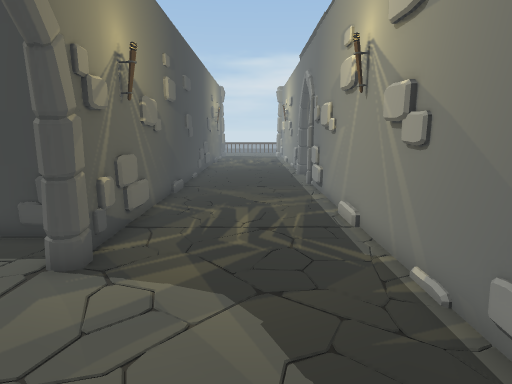
View 1 (above)

22 first-person views from a walk through a Unity game level. The camera is 1.4 m above the floor, tilts 10° down and sees 75° across. The floor is counted in squares, 0.5 m on a side. Each view is taken from the middle of a square. On the plan, view 1 faces up. The plan holds only what a view shows up to about 20 squares ahead; the rest is blank. The place goes on beyond the plan. The player character is not drawn. Some animated figures are not drawn. Door leaves are left out, so doorways stand open.

View 2
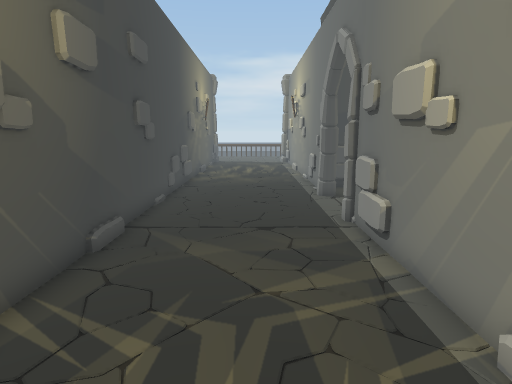

View 3
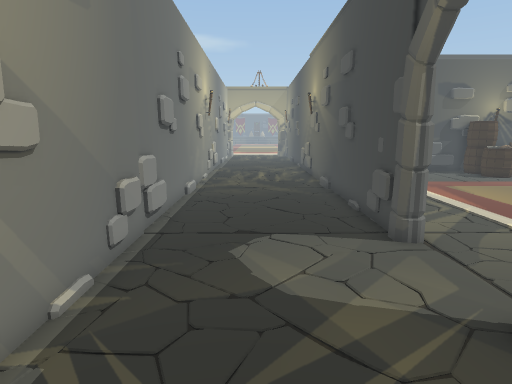

View 4
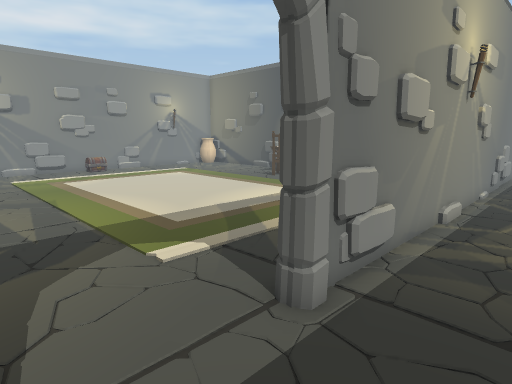

View 5
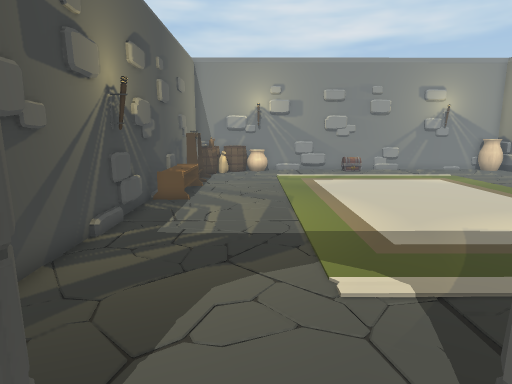

View 6
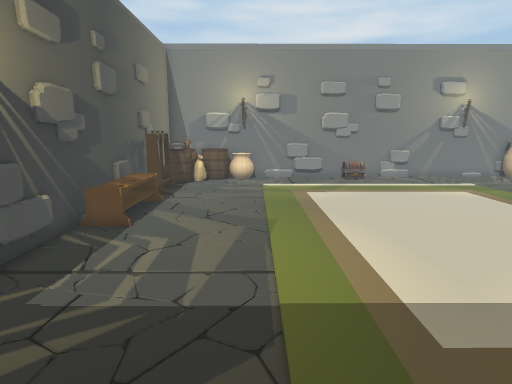

View 7
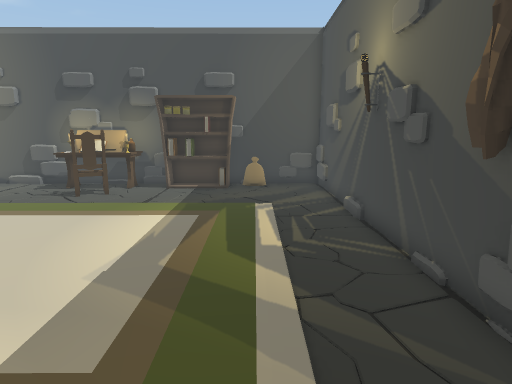

View 8
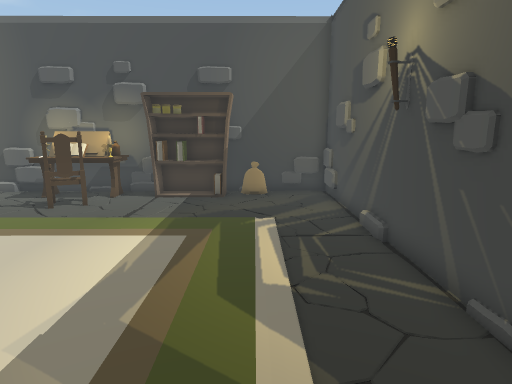

View 9
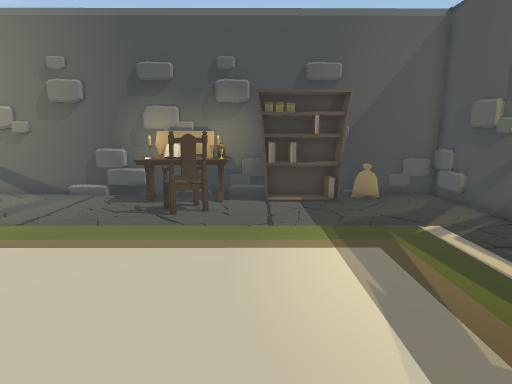

View 10
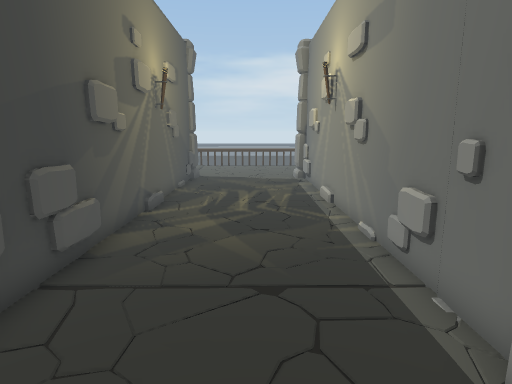

View 11
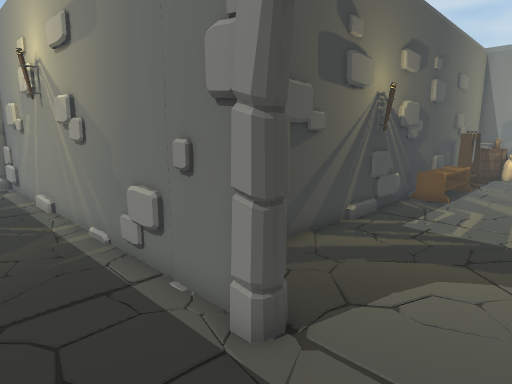

View 12
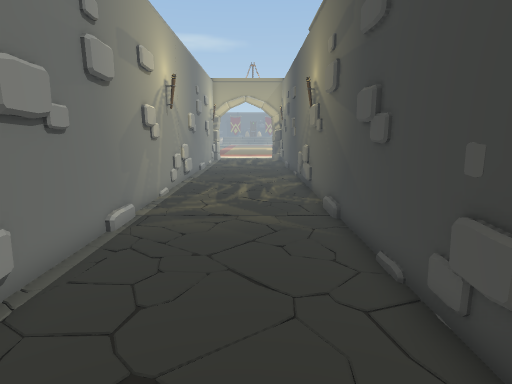

View 13
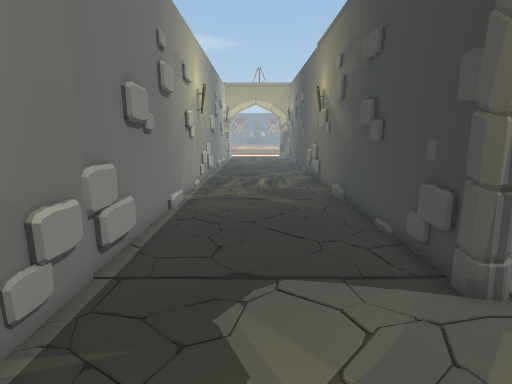

View 14
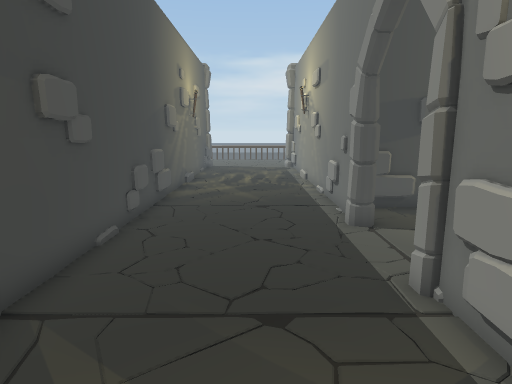

View 15
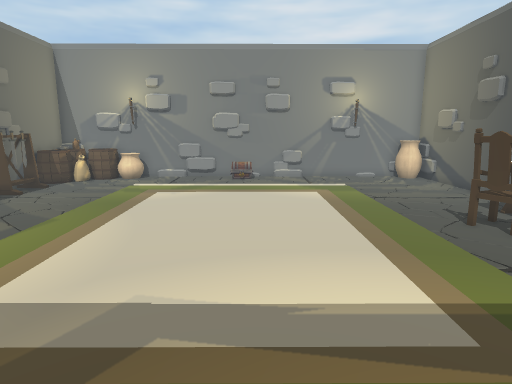

View 16
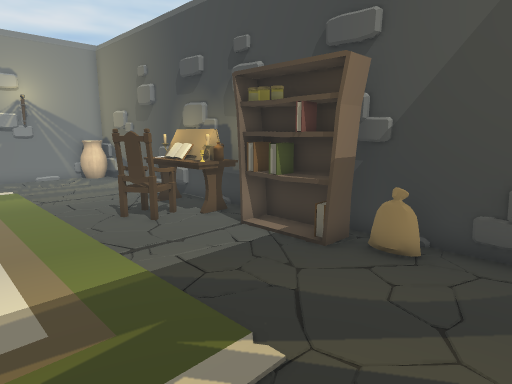

View 17
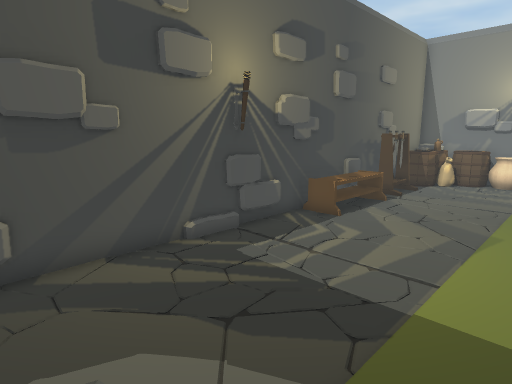

View 18
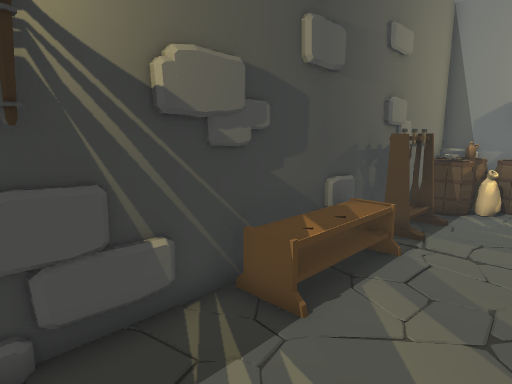

View 19
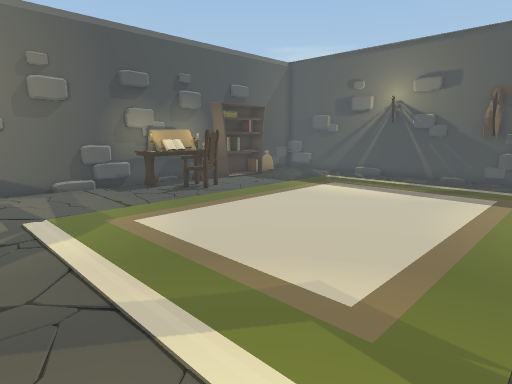

View 20
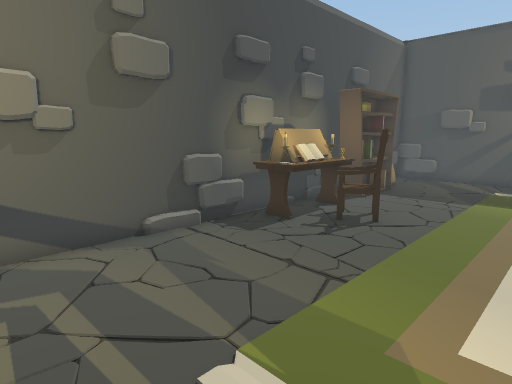

View 21
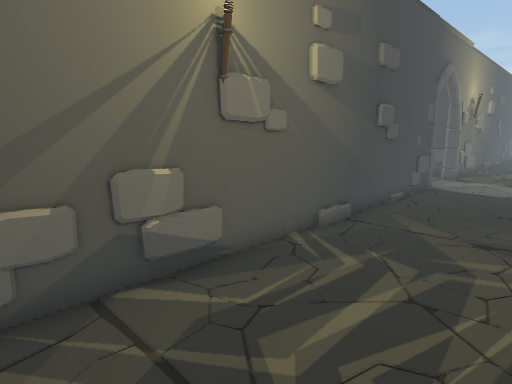

View 22
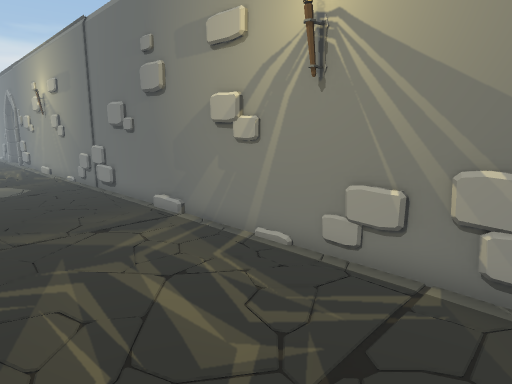

### Floor plan
Key: @ floor where view 1 was taken; # wall or solid block; . floor; = window, fence, low wall or low ledge; S sword; B barrel; A bag; C chair; E desk; H shelf; K books; P pot; O other object.
Columns run from 5 left of view 1 to 25 right of it. Each row starts with its distance up from view 1.
 34  #......#
 33  #......#
 32  #......#
 31  #......#
 30  #......#
 29  #......#
 28  #......#
 27  #......#
 26  #......### ###################
 25  #......O#####...#=#OOOO=OSSBBO
 24  #......O...........OOOOOO.OBBA
 23  #......OO....................B
 22  #............................B
 21  #............................P
 20  #.............................
 19  #......OO.....................
 18  #......#O.....................
 17  #......#O.....................
 16  #......#O.....................
 15  #......#......................
 14  #......# .....................
 13  #......##.....................
 12  #......##.....................
 11  #......#......................
 10  #......#......................
  9  #......#......................
  8 .#......#......................
  7 .O......##.....................
  6 ........##.........CC..........
  5 ........##.........CCCE........
  4 ........#=...HKKHHEEKKE........
  3 .O......##..AHHKHHOOEEE=#... #=
  2 .#......#######################
  1 .#......#
  0  #...@..#
 -1  #......#
 -2  #......#
 -3  #......#
 -4  #......#
 -5  #......#
 -6  #......#
 -7  #......#
 -8  #......#
 -9  #......#
-10  #......#
-11  #......#
-12  #......#
-13  #......#
-14  #......#
-15  #......#
-16   ..  ..

Where each view was taken, in squares from view 1:
view 1: 0 up, 0 right, facing up
view 2: 8 up, 0 right, facing up
view 3: 11 up, 0 right, facing down
view 4: 23 up, 0 right, facing down-right
view 5: 21 up, 1 right, facing right
view 6: 20 up, 5 right, facing right
view 7: 21 up, 7 right, facing down
view 8: 19 up, 7 right, facing down
view 9: 18 up, 12 right, facing down
view 10: 20 up, 0 right, facing up
view 11: 20 up, 0 right, facing up-right
view 12: 5 up, 1 left, facing down
view 13: 8 up, 0 right, facing down
view 14: 13 up, 0 right, facing up
view 15: 13 up, 5 right, facing right
view 16: 11 up, 4 right, facing down-right
view 17: 18 up, 5 right, facing up-right
view 18: 21 up, 11 right, facing up-right
view 19: 20 up, 25 right, facing down-left
view 20: 11 up, 25 right, facing down-left
view 21: 16 down, 2 right, facing up-left
view 22: 16 down, 3 left, facing up-right
